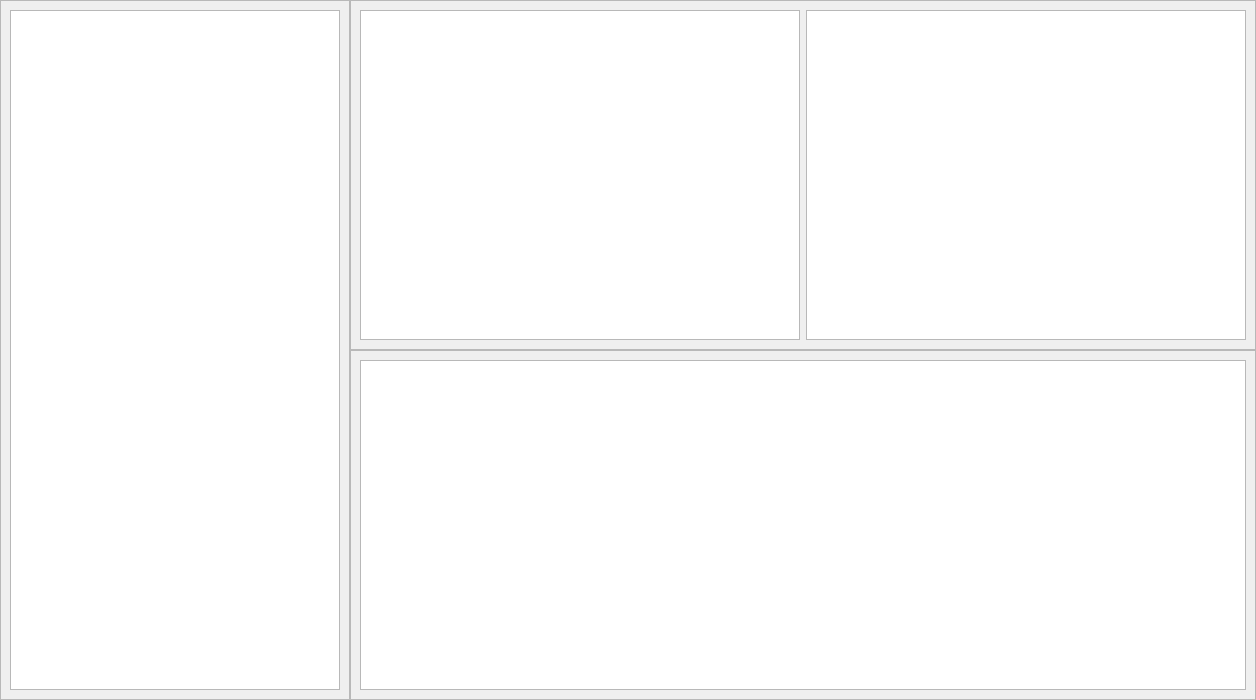
<?xml version="1.0" encoding="UTF-8"?>
<ui version="4.0">
 <class>Form</class>
 <widget class="QWidget" name="Form">
  <property name="geometry">
   <rect>
    <x>0</x>
    <y>0</y>
    <width>1256</width>
    <height>700</height>
   </rect>
  </property>
  <property name="windowTitle">
   <string>Form</string>
  </property>
  <layout class="QGridLayout" name="gridLayout">
   <property name="leftMargin">
    <number>0</number>
   </property>
   <property name="topMargin">
    <number>0</number>
   </property>
   <property name="rightMargin">
    <number>0</number>
   </property>
   <property name="bottomMargin">
    <number>0</number>
   </property>
   <property name="spacing">
    <number>0</number>
   </property>
   <item row="0" column="2">
    <widget class="QFrame" name="frame_2">
     <property name="sizePolicy">
      <sizepolicy hsizetype="Preferred" vsizetype="Expanding">
       <horstretch>0</horstretch>
       <verstretch>0</verstretch>
      </sizepolicy>
     </property>
     <property name="frameShape">
      <enum>QFrame::StyledPanel</enum>
     </property>
     <property name="frameShadow">
      <enum>QFrame::Raised</enum>
     </property>
     <layout class="QGridLayout" name="gridLayout_4">
      <item row="0" column="0">
       <widget class="QTableWidget" name="tbl_rekap_tingkat"/>
      </item>
      <item row="0" column="1">
       <widget class="QTableWidget" name="tbl_rekap_rombel"/>
      </item>
     </layout>
    </widget>
   </item>
   <item row="1" column="2">
    <widget class="QFrame" name="frame_3">
     <property name="sizePolicy">
      <sizepolicy hsizetype="Preferred" vsizetype="Maximum">
       <horstretch>0</horstretch>
       <verstretch>0</verstretch>
      </sizepolicy>
     </property>
     <property name="minimumSize">
      <size>
       <width>0</width>
       <height>350</height>
      </size>
     </property>
     <property name="frameShape">
      <enum>QFrame::StyledPanel</enum>
     </property>
     <property name="frameShadow">
      <enum>QFrame::Raised</enum>
     </property>
     <layout class="QGridLayout" name="gridLayout_3">
      <item row="0" column="0">
       <widget class="QTableWidget" name="tbl_rekap_umur"/>
      </item>
     </layout>
    </widget>
   </item>
   <item row="0" column="1" rowspan="2">
    <widget class="QFrame" name="frame">
     <property name="minimumSize">
      <size>
       <width>350</width>
       <height>0</height>
      </size>
     </property>
     <property name="maximumSize">
      <size>
       <width>350</width>
       <height>16777215</height>
      </size>
     </property>
     <property name="frameShape">
      <enum>QFrame::StyledPanel</enum>
     </property>
     <property name="frameShadow">
      <enum>QFrame::Raised</enum>
     </property>
     <layout class="QGridLayout" name="gridLayout_2">
      <item row="0" column="0">
       <widget class="QTableWidget" name="tbl_rekap_all"/>
      </item>
     </layout>
    </widget>
   </item>
  </layout>
 </widget>
 <resources/>
 <connections/>
</ui>
